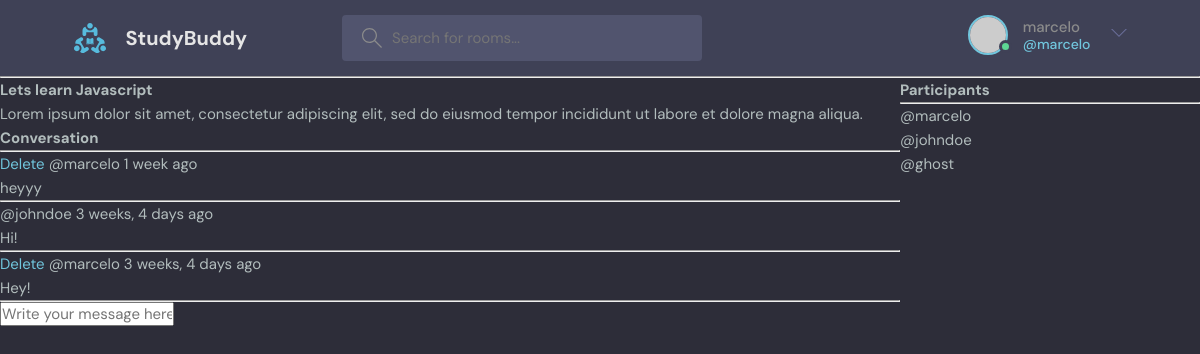
Screenshot of /room/1/ (signed in) with the database file from the repository.
### base/models.py (models this page shows, shortened)
class Room(models.Model):
    host = models.ForeignKey(User, on_delete=models.SET_NULL, null=True)
    topic = models.ForeignKey(Topic, on_delete=models.SET_NULL, null=True)
    name = models.CharField(max_length=200)
    description = models.TextField(null=True, blank=True)
    participants = models.ManyToManyField(
        User, related_name='participants', blank=True
    )
    updated = models.DateTimeField(auto_now=True)
    created = models.DateTimeField(auto_now_add=True)
    class Meta:
        ordering = ['-updated', '-created']

class Message(models.Model):
    user = models.ForeignKey(User, on_delete=models.CASCADE)
    room = models.ForeignKey(Room, on_delete=models.CASCADE)
    body = models.TextField()
    updated = models.DateTimeField(auto_now=True)
    created = models.DateTimeField(auto_now_add=True)
    class Meta:
        ordering = ['-updated', '-created']

### base/views.py (the view, shortened to what this page needs)
# urls.py: path('room/<str:pk>/', views.room, name="room"),
def room(request, pk):
    room = Room.objects.get(id=pk)
    room_messages = room.message_set.all()
    participants = room.participants.all()
    context = {'room': room, 'room_messages': room_messages, 'participants': participants}
    return render(request, 'base/room.html', context)

### base/templates/base/room.html (shortened to what this page needs)
{% extends 'main.html' %} {% block content %}
<div class="room-container">
	<div>
		<h1>{{room.name}}</h1>
		<p>{{room.description}}</p>
		<div class="comment-wrapper">
			<h3>Conversation</h3>
			<hr />
			{% for message in room_messages %}
                <div>
                    {% if request.user == message.user %}
                        <a href="{% url 'delete-message' message.id %}">Delete</a>
                    {% endif %}
                    <small>@{{message.user}} {{message.created|timesince}} ago</small>
                    <p>{{message.body}}</p>
                    <hr />
                </div>
			{% endfor %}
		</div>
		{% if request.user.is_authenticated %}
            <div class="comment-form">
                <form action="" method="POST">
                    <input
                        type="text"
                        name="body"
                        placeholder="Write your message here..."
                    />
                </form>
            </div>
		{% endif %}
	</div>
	<div>
		<h3>Participants</h3>
		<hr />
        {% for user in participants %}
            <div>
                <p>@{{user.username}}</p>
            </div>
        {% endfor %}
	</div>
</div>
{% endblock %}

### templates/navbar.html (shortened to what this page needs)
    {% load static %}
    <header class="header header--loggedIn">
      <div class="container">
        <a href="{% url 'home' %}" class="header__logo">
          <img src="{% static 'images/logo.svg' %}" />
          <h1>StudyBuddy</h1>
        </a>
        <form class="header__search" method="GET" action="{% url 'home' %}">
          <label>
            <input name="q" placeholder="Search for rooms..." />
          </label>
        </form>
        <nav class="header__menu">
        {% if request.user.is_authenticated %}
          <div class="header__user">
            <a href="profile.html">
              <div class="avatar avatar--medium active">
                <img src="https://randomuser.me/api/portraits/men/37.jpg" />
              </div>
              <p>{{request.user.username}}<span>@{{request.user}}</span></p>
            </a>
            <button class="dropdown-button">
              <svg version="1.1" xmlns="http://www.w3.org/2000/svg" width="32" height="32" viewBox="0 0 32 32">
                <title>chevron-down</title>
                <path d="M16 21l-13-13h-3l16 16 16-16h-3l-13 13z"></path>
              </svg>
            </button>
          </div>
          {% else %}
          <a href="{% url 'login' %}">
            <img src="{% static 'images/avatar.svg' %}" />
            <p>Login</p>
          </a>
          {% endif %}
        </nav>
      </div>
    </header>
<hr>

### static/styles/style.css (style rules this page uses)
:root { --color-main: #71c6dd; --color-main-light: #e1f6fb; --color-dark: #3f4156; --color-dark-medium: #51546e; --color-dark-light: #696d97; --color-light: #e5e5e5; --color-gray: #8b8b8b; --color-light-gray: #b2bdbd; --color-bg: #2d2d39; --color-success: #5dd693; --color-error: #fc4b0b; }
* { font-family: "DM Sans", -apple-system, BlinkMacSystemFont, "Segoe UI", Roboto, Oxygen, Ubuntu, Cantarell, "Open Sans", "Helvetica Neue", sans-serif; margin: 0; padding: 0; box-sizing: border-box; text-rendering: optimizeLegibility; font-size: inherit; }
html { font-size: 56.25%; }
@media only screen and (min-width: 1200px) { html { font-size: 62.5%; } }
body { line-height: 1.6; font-weight: 400; font-size: 1.5rem; color: var(--color-light-gray); background-color: var(--color-bg); min-height: 100vh; }
img { width: 100%; }
a { display: inline-block; color: var(--color-main); text-decoration: none; }
.container { max-width: 120rem; width: 90%; margin: auto; }
.avatar { position: relative; display: inline-block; border-radius: 50%; border: 2px solid var(--color-main); }
.avatar img { display: block; border-radius: 50%; object-fit: cover; object-position: center; }
.avatar::after { content: ""; display: block; position: absolute; background-color: var(--color-gray); z-index: 111; border-radius: 50%; border: 0.3rem solid var(--color-dark); }
.avatar.active::after { background-color: var(--color-success); }
.avatar.avatar--medium img { width: 3.6rem; height: 3.6rem; border-radius: 50%; }
.avatar.avatar--medium:after { width: 0.7rem; height: 0.7rem; bottom: 0px; right: -6px; }
.header { padding: 1.5rem; background-color: var(--color-dark); }
.header > .container { display: flex; gap: 9.5rem; }
.header__logo, .header__user { display: flex; gap: 2rem; align-items: center; }
.header__logo > img { height: 3.2rem; width: 3.2rem; }
.header__logo > h1 { font-weight: 700; font-size: 2rem; color: var(--color-light); }
.header__search > label { background-color: var(--color-dark-medium); padding: 1.3rem 1rem; display: flex; align-items: center; gap: 1rem; border-radius: 4px; }
.header__search svg { fill: var(--color-gray); width: 2rem; height: 2rem; margin-left: 1rem; }
.header__search input { width: 30rem; background: transparent; border: none; outline: none; color: var(--color-light); }
.header__menu { margin-left: auto; position: relative; }
.header__menu a { display: flex; gap: 1.5rem; align-items: center; font-weight: 500; text-decoration: none; color: var(--color-gray); }
.header__menu img { height: 3.6rem; }
.header__menu p { line-height: 1.2; }
.header__menu span { color: var(--color-main); font-weight: 500; font-size: 1.4rem; display: block; }
.header__menu svg { width: 1.6rem; height: 1.6rem; fill: var(--color-dark-light); }
.dropdown-button { background: transparent; border: 0; outline: 0; cursor: pointer; }

### base/templates/base/room.html (style rules this page uses)
.room-container { display: grid; grid-template-columns: 3fr 1fr; }

### rows the page displays
Room: name "Lets learn Javascript", description "Lorem ipsum dolor sit amet, consectetur adipiscing elit, sed do eiusmod tempor incididunt ut labore et dolore magna aliqua."
Message: shows "Delete", user "marcelo", created "1 week", body "heyyy"
Message: user "johndoe", created "3 weeks, 4 days", body "Hi!"
Message: shows "Delete", user "marcelo", created "3 weeks, 4 days", body "Hey!"

### other values shown
{{ request.user.username }} "marcelo"
{{ request.user }} "marcelo"
{{ user.username }} "marcelo"
{{ user.username }} "johndoe"
{{ user.username }} "ghost"
